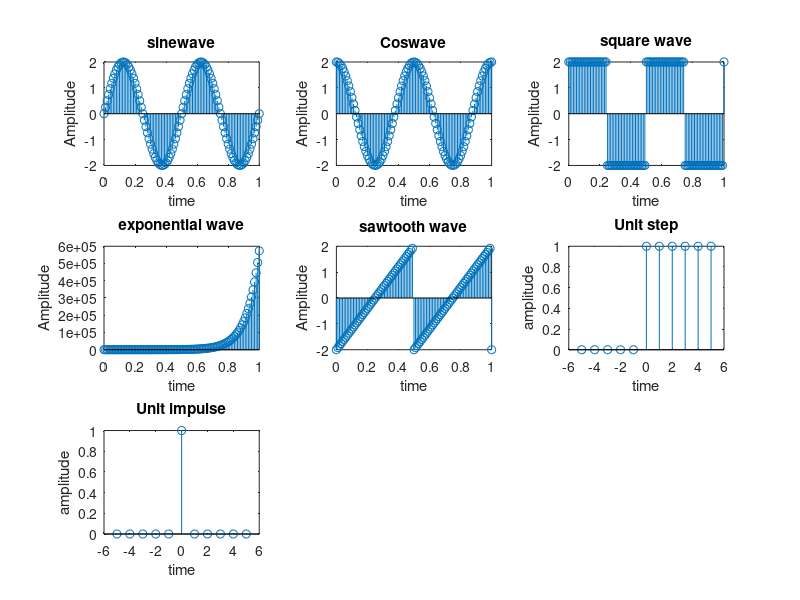

Write the MATLAB code that produced this figure.
% sine wave
t=0:0.01:1;
a=2; 
b=a*sin(2*pi*2*t); 
subplot(3,3,1); 
stem(t,b); 
xlabel('time'); 
ylabel('Amplitude'); 
title('sinewave');

% Cosine wave
t=0:0.01:1;
a=2; 
b=a*cos(2*pi*2*t); 
subplot(3,3,2); 
stem(t,b); 
xlabel('time'); 
ylabel('Amplitude'); 
title ('Coswave');

% Square wave
t=0:0.01:1;
a=2; 
b=a*square(2*pi*2*t); 
subplot(3,3,3); 
stem(t,b); 
xlabel('time'); 
ylabel('Amplitude'); 
title('square wave');

% Exponential waveform
t=0:0.01:1;
a=2;
b=a*exp(2*pi*2*t); 
subplot(3,3,4);
stem(t,b);
xlabel('time'); 
ylabel('Amplitude');
title ('exponential wave');

%sawtooth
t=0:0.01:1;
a=2; 
b=a*sawtooth(2*pi*2*t);
subplot(3,3,5); 
stem(t,b); 
xlabel('time'); 
ylabel('Amplitude'); 
title ('sawtooth wave');

% unit step signal
n=-5:5;
a = [zeros(1,5),ones(1,6)]; 
subplot(3,3,6);
stem(n,a);
xlabel ('time');
ylabel ('amplitude'); 
title('Unit step');

% unit impulse
n=-5:5;
a = [zeros(1,5),ones(1,1),zeros(1,5)]; 
subplot(3,3,7);
stem(n,a);
xlabel ('time');
ylabel ('amplitude');
title('Unit impulse');